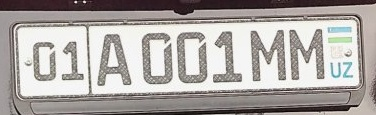
#> input picture crops/01A001MM_31841354.jpg, 376 x 115 px
$ python -i variants.py   (imports and definitions only)
#> lines starting #> are read from the running program, lines starting #| are printed output that depends on the picture; after the words box and inside, x2 and y2 are one past the last pixel; in counts of white or black regions, pixels touching at a corner belong together
#> further down, picture is the input picture: shape (115, 376, 3); mean B, G, R 164.7, 167.8, 172.7
import cv2
import numpy as np


def generate_variants(img):
    variants = []
    if img is None:
        return variants

    variants.append(img)  # оригинал всегда первый

    gray = cv2.cvtColor(img, cv2.COLOR_BGR2GRAY) if len(img.shape) == 3 else img

    # Апскейл x2 — самый полезный вариант для мелких символов
    up2 = cv2.resize(gray, None, fx=2, fy=2, interpolation=cv2.INTER_CUBIC)
    variants.append(up2)

    # Апскейл x3 — для очень маленьких crop
    up3 = cv2.resize(gray, None, fx=3, fy=3, interpolation=cv2.INTER_LANCZOS4)
    variants.append(up3)

    # CLAHE на апскейленном — лучше чем на оригинале

# Разделяем номер на две части — синий блок слева и белый блок справа
    h_img, w_img = gray.shape[:2]
#> h_img = 115; w_img = 376
    left_part = gray[:, :int(w_img * 0.25)]   # левые 25% — синий блок
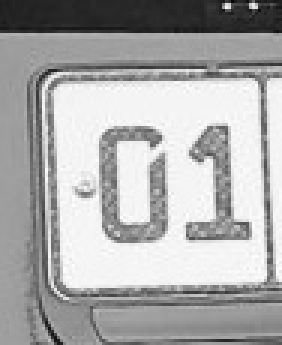
#> left_part: shape (115, 94) (shown 3 times larger); min 6, max 255, mean 171.2
    right_part = gray[:, int(w_img * 0.25):]  # правые 75% — белый блок
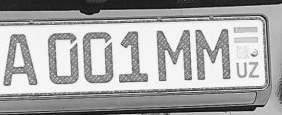
#> right_part: shape (115, 282); min 2, max 255, mean 168.2

    # Инвертируем только левую часть и склеиваем
    left_inverted = cv2.bitwise_not(left_part)
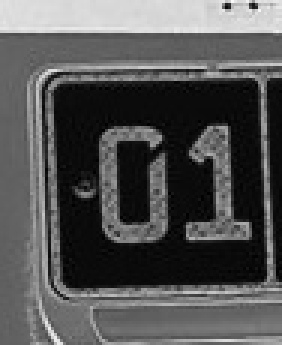
#> left_inverted: shape (115, 94) (shown 3 times larger); min 0, max 249, mean 83.8
    merged = np.hstack([left_inverted, right_part])
    merged_up = cv2.resize(merged, None, fx=2, fy=2, interpolation=cv2.INTER_CUBIC)
    variants.append(merged_up)

# Усиление контраста по всему изображению через CLAHE x3
    clahe_strong = cv2.createCLAHE(clipLimit=4.0, tileGridSize=(4, 4))
    clahe_strong_img = clahe_strong.apply(gray)
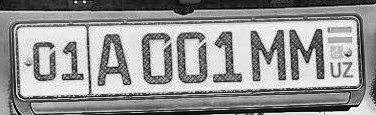
#> clahe_strong_img: shape (115, 376); min 0, max 255, mean 149.9
    variants.append(clahe_strong_img)

    # Инвертированный — иногда тёмные символы на светлом фоне читаются лучше наоборот
    inverted = cv2.bitwise_not(gray)
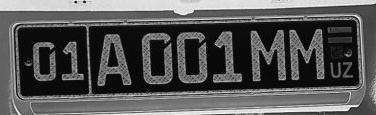
#> inverted: shape (115, 376); min 0, max 253, mean 86.1
    variants.append(inverted)

    # Gamma correction — осветляет тёмные области
    gamma = 1.8
    look_up = np.array([min(255, int((i / 255.0) ** (1.0 / gamma) * 255))
                        for i in range(256)], dtype=np.uint8)
    gamma_img = cv2.LUT(up2, look_up)
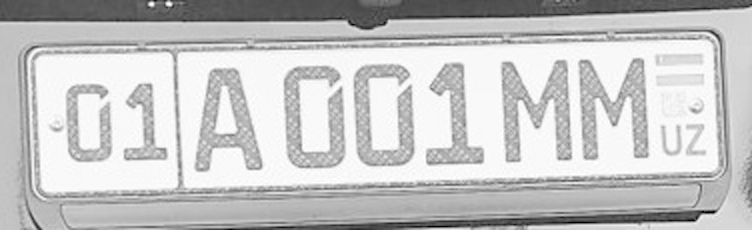
#> gamma_img: shape (230, 752); min 0, max 255, mean 197
    variants.append(gamma_img)

    # Adaptive threshold на апскейле
    adapt = cv2.adaptiveThreshold(
        up2, 255,
        cv2.ADAPTIVE_THRESH_GAUSSIAN_C,
        cv2.THRESH_BINARY, 15, 4
    )
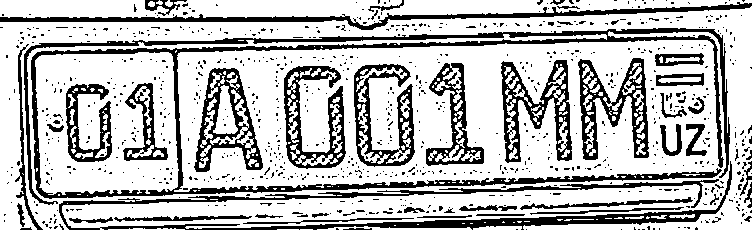
#> adapt: shape (230, 752); 73.3% white; 859 black regions (807 under 20 px), largest, box (x1, y1, x2, y2) and area: (24, 28, 730, 205) 11538, (59, 161, 732, 230) 6103, (0, 2, 752, 30) 3500
    variants.append(adapt)

    return variants

>>> import cv2
>>> picture = cv2.imread('../../../crops/01A001MM_31841354.jpg')
>>> result = generate_variants(picture)
#> result = 8 items

$ run again, on crops/01A222SC_31825265.jpg
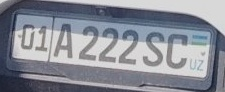
#> input picture crops/01A222SC_31825265.jpg, 225 x 92 px
#> picture is the input picture: shape (92, 225, 3); mean B, G, R 150.2, 140.5, 136.9
#> in generate_variants, `gamma_img = cv2.LUT(up2, look_up)`:
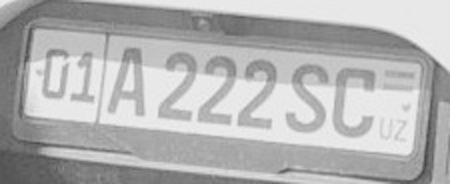
#> gamma_img: shape (184, 450); min 68, max 240, mean 178.8
#> in generate_variants, `adapt = cv2.adaptiveThreshold( up2, 255, cv2.ADAPTIVE_THRESH_GAUSSIAN_..`:
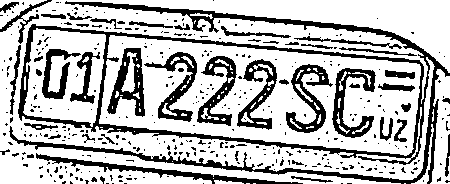
#> adapt: shape (184, 450); 72.5% white; 378 black regions (330 under 20 px), largest, box (x1, y1, x2, y2) and area: (9, 1, 450, 184) 9020, (36, 153, 303, 184) 1220, (286, 64, 333, 133) 1149
#> result = 8 items
